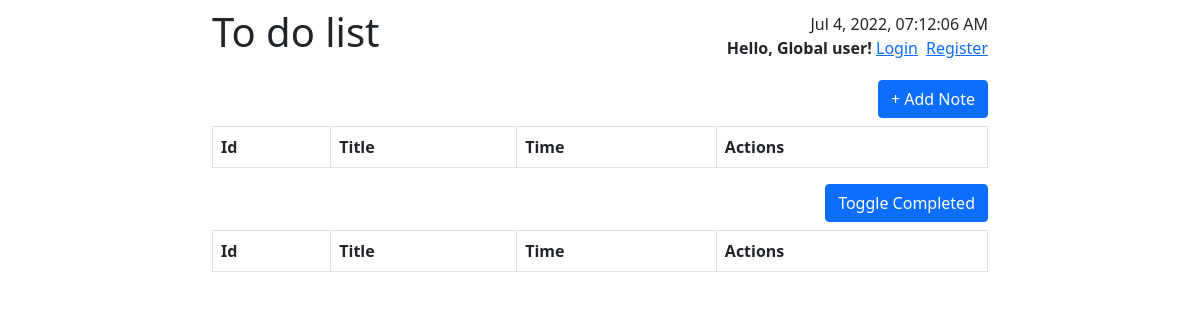
Before: / with the older database file.
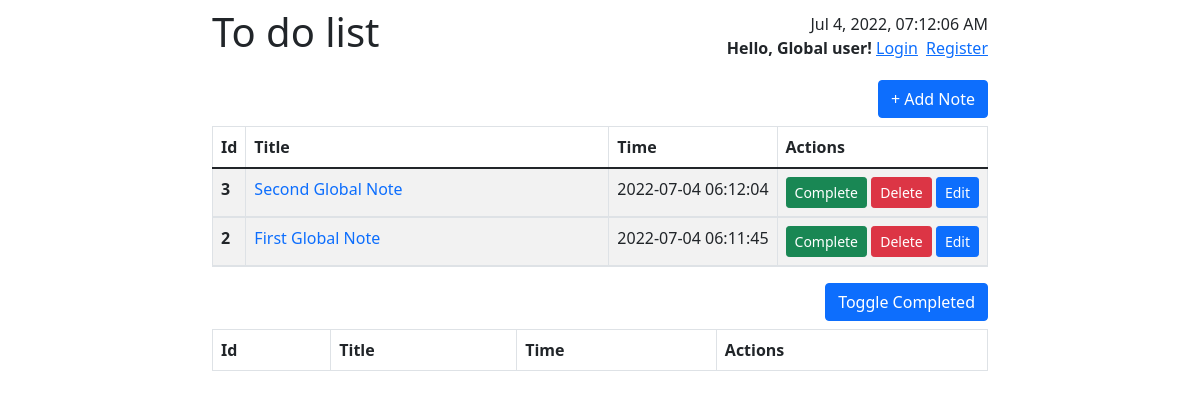
After: the same page with the newer database file.
### tables this page shows
CREATE TABLE "todos" (
	"id"	INTEGER NOT NULL UNIQUE,
	"title"	TEXT NOT NULL,
	"body"	TEXT,
	"completed"	INTEGER NOT NULL DEFAULT 0,
	"deleted"	INTEGER NOT NULL DEFAULT 0,
	"createdAt"	DATETIME DEFAULT CURRENT_TIMESTAMP,
	"username"	TEXT NOT NULL,
	PRIMARY KEY("id" AUTOINCREMENT)
);

### config.php (called while the page is built)
<?php
return array(
    "global_username" => "I am Global",
);

### index.php (the view, shortened to what this page needs)
<?php
$conf = include($_SERVER["DOCUMENT_ROOT"] . '/config.php');
require_once("views/template/header.php");
?>
<button type='button' class='btn btn-primary align-self-end mb-2' data-bs-toggle="modal" data-bs-target='#addModal'>+ Add Note</button>
<table class="table table-striped table-bordered table-todo">
    <thead>
        <tr>
            <th scope="col">Id</th>
            <th scope="col">Title</th>
            <th scope="col">Time</th>
            <th scope="col">Actions</th>
        </tr>
    </thead>
    <tbody>
        <?php
        $db = new SQLite3("todo.db");
        $username = $_SESSION['user'] ?? $conf['global_username'];
        $result = $db->query("SELECT * FROM todos WHERE completed = 0 AND deleted = 0 AND username = '$username' ORDER BY createdAt DESC");
        while ($row = $result->fetchArray(SQLITE3_ASSOC)) {
            $body = $row['body'] !== "" ? $row['body'] : 'Empty content!';
            echo "<tr>";
            echo "<th style='width:4%;'>" . $row['id'] . "</th>";
            echo "<td><a href='#id-{$row['id']}' style='text-decoration:none;' data-bs-toggle='collapse' role='button'>{$row['title']}</a></td>";
            echo "<td style='width:1%;white-space:nowrap;'>" . $row['createdAt'] . "</td>";
            echo "<td style='width:1%;white-space:nowrap;'>
                            <button type='button' class='btn btn-success btn-sm btn-complete' data-note-id='{$row['id']}'>Complete</button>
                            <button type='button' class='btn btn-danger btn-sm' data-bs-toggle='modal' data-bs-target='#deleteModal' data-note-id='{$row['id']}'>Delete</button>
                            <button type='button' class='btn btn-primary btn-sm' data-bs-toggle='modal' data-bs-target='#editModal' data-note-id='{$row['id']}' data-title='{$row['title']}' data-body='{$row['body']}'>Edit</button>
                        </td>";
            echo "</tr>";
            echo "<tr>";
            echo "<td colspan='4' style='padding:0 !important;'>
                            <div class='collapse' id='id-{$row['id']}'><p class='px-2 pt-2'>{$body}</p></div>
                        </td>";
            echo "</tr>";
        };
        ?>
    </tbody>
</table>
<button class="btn btn-primary btn__completed-toggle align-self-end mb-2">Toggle Completed</button>
<table class="table table-striped table-bordered table-completed">
    <thead>
        <tr>
            <th scope="col">Id</th>
            <th scope="col">Title</th>
            <th scope="col">Time</th>
            <th scope="col">Actions</th>
        </tr>
    </thead>
</table>
<?php require_once("views/template/footer.php") ?>

### views/template/header.php (shortened to what this page needs)
<!DOCTYPE html>
<html lang="en">
<head>
    <link rel="stylesheet" href="/assets/css/bootstrap.min.css">
</head>
<body class="container-sm d-flex flex-column align-items-stretch" style="max-width: 800px;">
    <?php require_once(__DIR__ . "/navbar.php") ?>

### views/template/navbar.php (shortened to what this page needs)
<div class='d-flex justify-content-between align-items-center mb-3 pt-2'>
    <h1 class="logo" style="cursor: pointer;">To do list</h1>
    <div>
        <div class="clock text-end"></div>
        <div class="d-flex justify-content-end">
            <?php
            if (isset($_SESSION['user'])) {
                echo "<strong>Hello, " . $_SESSION['user'] . "!</strong> &nbsp;<a href='/includes/logout.php' class=''>Logout</a>";
            } else {
                echo "<strong>Hello, Global user!</strong> &nbsp;<a href='/views/login.php'>Login</a><a class='ms-2' href='/views/register.php'>Register</a>";
            }
            ?>
        </div>
    </div>
</div>

### views/template/footer.php (shortened to what this page needs)
</body>
</html>

Changed rows visible on the page:
now on this page (row edited): todos: id "3", title "Second Global Note", createdAt "2022-07-04 06:12:04"
now on this page (row edited): todos: id "2", title "First Global Note", createdAt "2022-07-04 06:11:45"
